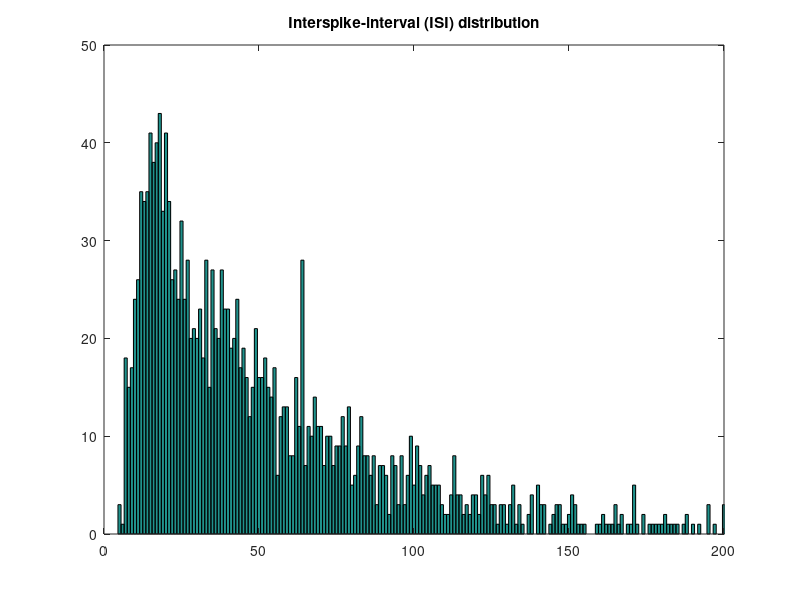

Reproduce this figure in MATLAB. (Note: this script raises an error after producing the figure.)
%% Simulate a simple GLM with history filter (no other covariates)
unitOfTime = 'ms';
binSize = 1; % 1 ms
T = 100000; % number of time bins
rateBias = log(22/1000); % 22 Hz

% make some history filter
w = fliplr([0.01 0.03 0.1 0.2 0.35 0.3 0.1 0 -0.05 -0.1 -0.2 -0.3 -0.5 -0.6 -1 -3 -3.5 -4 -4 -4 -6]);
nHistBins = numel(w);
y = zeros(T + nHistBins, 1);

for t = (nHistBins+1):(T+nHistBins)
    yy = poissrnd(exp(w * y(t - (1:nHistBins)) + rateBias));
    if yy ~= 0
	y(t) = 1;
    end
end

y = y(nHistBins+1:end);
st = find(y);

fprintf('Mean rate: %f Hz\n', mean(y) * 1e3);
figure(933); clf
hist(diff(st), 0:201); xlim([0 200]);
title('Interspike-interval (ISI) distribution');

%% Fit a model
expt = buildGLM.initExperiment(unitOfTime, binSize);
expt = buildGLM.registerSpikeTrain(expt, 'sptrain', 'simulated neuron');

%% There's just one trial
expt.trial(1).sptrain = st;
expt.trial(1).duration = T;

dspec = buildGLM.initDesignSpec(expt);
%dspec = buildGLM.addCovariateSpiketrain(dspec, 'hist', 'sptrain', 'History filter');
bs = basisFactory.makeSmoothTemporalBasis('boxcar', 24, 12, expt.binfun);
dspec = buildGLM.addCovariateSpiketrain(dspec, 'hist', 'sptrain', 'History filter', bs);

dm = buildGLM.compileSparseDesignMatrix(dspec, 1);
dm = buildGLM.addBiasColumn(dm);

%% Do the regression
addpath('matRegress')

wInit = dm.X \ y;
fnlin = @nlfuns.exp; % inverse link function (a.k.a. nonlinearity)
lfunc = @(w)(glms.neglog.poisson(w, dm.X, y, fnlin)); % cost/loss function

opts = optimoptions(@fminunc, 'Algorithm', 'trust-region', ...
    'GradObj', 'on', 'Hessian','on');

[wML, nlogli, exitflag, ostruct, grad, hessian] = fminunc(lfunc, wInit, opts);
wvar = diag(inv(hessian));

ws = buildGLM.combineWeights(dm, wML);

%% Plot results
figure(140242); clf; hold all;
plot(w);
plot(ws.hist.data)
title('History filter');
legend('true', 'estimated', 'Location', 'SouthEast');
xlabel(['Time (' unitOfTime ')']);
